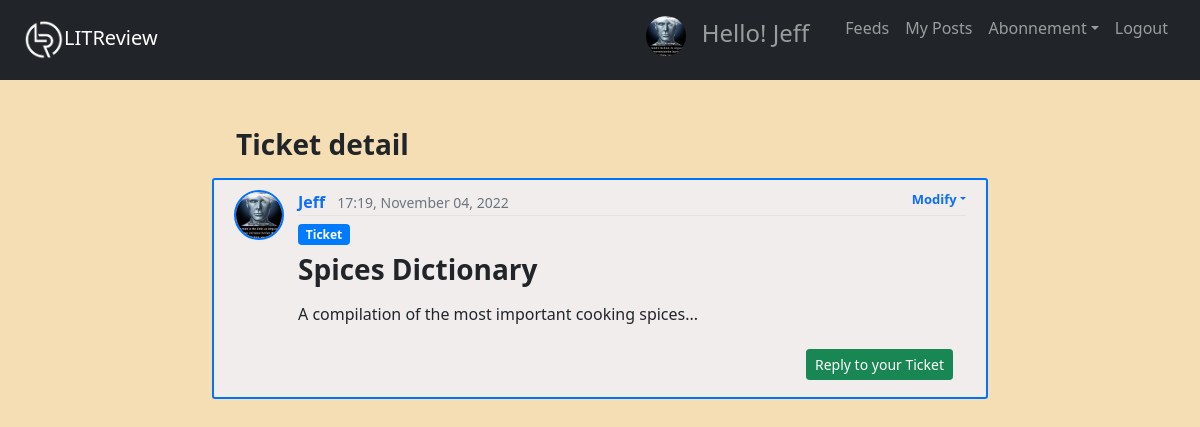
Before: /ticket/19/detail/ (signed in) with the older database file.
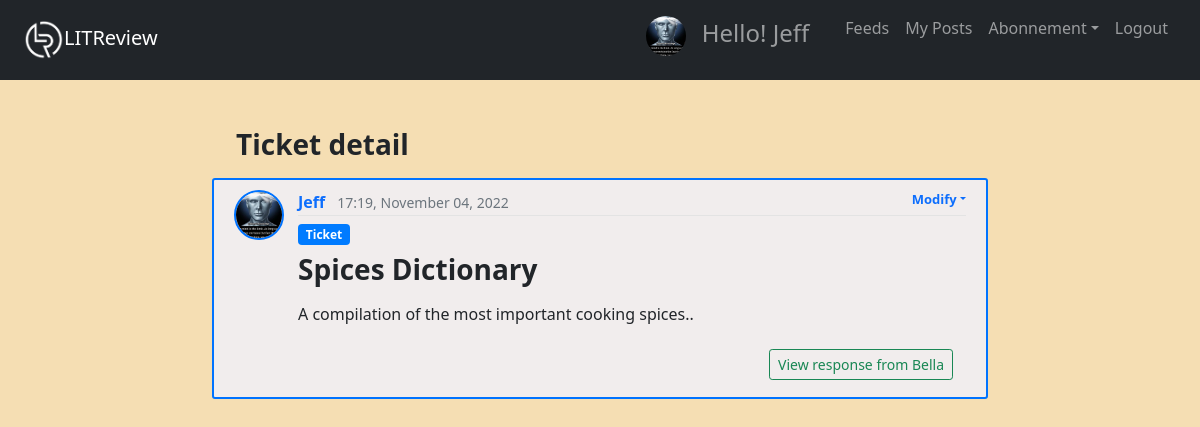
After: the same page with the newer database file.
### feeds/models.py (models this page shows, shortened)
class Ticket(models.Model):
    title = models.CharField(max_length=128)
    description = models.TextField(max_length=2048, blank=True)
    user = models.ForeignKey(to=settings.AUTH_USER_MODEL, on_delete=models.CASCADE)
    time_created = models.DateTimeField(default=timezone.now)
    image = models.ImageField(blank=True, null=True, upload_to="reviews_img")
    if image is True:
        def save(self, *args, **kwargs):
            super().save()
            img = ImageOps.contain(Image.open(self.image.path), (200, 200), method=3)
            img.save(self.image.path)

class Review(models.Model):
    ticket = models.ForeignKey(to=Ticket, on_delete=models.CASCADE)
    rating = models.PositiveSmallIntegerField(
        validators=[MinValueValidator(0), MaxValueValidator(5)]
    )
    headline = models.CharField(max_length=128)
    body = models.TextField(max_length=8192, blank=True)
    user = models.ForeignKey(to=settings.AUTH_USER_MODEL, on_delete=models.CASCADE)
    time_created = models.DateTimeField(default=timezone.now)

### users/models.py (models this page shows, shortened)
class UserProfile(models.Model):
    user = models.OneToOneField(User, on_delete=models.CASCADE)
    image = models.ImageField(default="default.jpg", upload_to="profile_pics")

### feeds/views.py (the view)
# urls.py: path("ticket/<int:pk>/detail/", d_views.ticket_detail, name="ticket-detail"),
@login_required
def ticket_detail(request, pk):
    ticket = get_object_or_404(Ticket, id=pk)
    followed_users = get_follows(request.user)
    replied_tickets, replied_reviews = get_replied_tickets([ticket])
    context = {
        "post": ticket,
        "title": "Ticket detail",
        "r_tickets": replied_tickets,
        "r_reviews": replied_reviews,
        "followed_users": followed_users,
    }
    return render(request, "feeds/post_detail.html", context)

### feeds/utils.py (called while the page is built)
def get_replied_tickets(tickets):
    replied_tickets = []
    replied_reviews = []
    for ticket in tickets:
        try:
            replied = Review.objects.get(ticket=ticket)
            if replied:
                replied_tickets.append(replied.ticket)
                replied_reviews.append(replied)
        except Review.DoesNotExist:
            pass
    return replied_tickets, replied_reviews

def get_follows(user):
    follows = UserFollows.objects.filter(user=user)
    followed_users = []
    for follow in follows:
        followed_users.append(follow.followed_user)
    return followed_users

### feeds/templates/feeds/post_detail.html
{% extends "feeds/base.html" %}
{% block content %}
<div class="container">
  <div class="row mb-2">
    <h3 class="col-8 py-2 mb-0 font-weight-bold">{{ title }}</h3>
  </div>
</div>
{% if title == 'Ticket detail' %}
  {% include 'feeds/ticket_display.html' %}
{% elif title == 'Review detail' %}
  {% include 'feeds/review_display.html' %}
{% endif %}
{% endblock content %}

### feeds/templates/feeds/ticket_display.html (shortened to what this page needs)
<article class="media content-section">
  <img class="rounded-circle article-img" src="{{ post.user.userprofile.image.url }}"
       alt="{{ post.user.username }} profile picture">
  <div class="media-body">
    <div class="article-metadata">
      {% if post.user != user %}
        {% if post.user in followed_users %}
          <a class="mr-2 mb-0 text-decoration-none" href="{% url 'user-posts' post.user.id %}">{{ post.user }}</a>
        {% else %}
          <p class="mr-2 mb-0" style="display:inline">{{ post.user }}</p>
        {% endif %}
      {% else %}
        <a class="mr-2 mb-0 font-weight-bold text-decoration-none" href="{% url 'my-posts' %}">{{ post.user }}</a>
      {% endif %}
      <small class="text-muted">{{ post.time_created|date:"H:i, F d, Y" }}</small>
      {% if post.user == user %}
      <div class="modify-post">
        <ul class="list-item dropdown">
          <a class="list-link dropdown-toggle text-decoration-none" href="#" role="button" data-bs-toggle="dropdown">Modify</a>
      </ul>
    </div>
      {% elif post.user not in followed_users %}
        <div class="ml-3 text-muted d-inline">
          <i>You are not following {{ post.user }}</i>
          <a class="ml-2 text-success" href="{% url 'follows_page' %}">Follow</a>
        </div>
      {% endif %}
    </div>
    <h6 class="mb-2 mt-2"><span class="badge badge-pill badge-primary">Ticket</span></h6>
    <h3 class="mt-0"><a class="text-dark text-decoration-none font-weight-bold" href="{% url 'ticket-detail' post.id %}">{{ post.title }}</a></h3>
    <div class="ticket-description">
      <p class="article-content text-justify mt-3 mr-3">{{ post.description }}</p>
    </div>
    {% if r_tickets and post in r_tickets %}
    {% for reply in r_reviews %}
      {% if post == reply.ticket %}
        <div class="btn float-right">
          <a class="btn btn-outline-success btn-sm" href="{% url 'review-detail' reply.id %}">
            {% if reply.user == user %}
              View your response
            {% else %}
              View response from {{ reply.user }}
            {% endif %}
          </a>
        </div>
      {% endif %}
    {% endfor %}
    {% elif post not in r_tickets %}
    <div class="btn float-right">
      <a type="button" class="btn btn-success btn-sm" href="{% url 'review-reply' post.id %}">
        {% if post.user == user %}
          Reply to your Ticket
        {% else %}
          Write Review in response to {{ post.user }}
        {% endif %}
      </a>
    </div>
    {% endif %}
  </div>
</article>

Changed rows visible on the page:
changed Ticket "Spices Dictionary": description "A compilation of the most important cooking spices..." → "A compilation of the most important cooking spices.."
added Review: user "Bella"
Other visible differences:
text no longer shown: "Reply to your Ticket"
